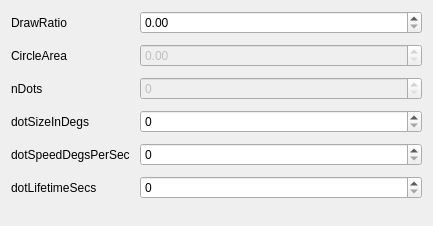
             <widget class="QWidget" name="randomDotsScrollAreaWidgetContents">
              <property name="geometry">
               <rect>
                <x>0</x>
                <y>0</y>
                <width>433</width>
                <height>226</height>
               </rect>
              </property>
              <layout class="QGridLayout" name="gridLayout_34">
               <item row="0" column="0">
                <layout class="QFormLayout" name="randomDotsFormLayout">
                 <property name="horizontalSpacing">
                  <number>10</number>
                 </property>
                 <property name="verticalSpacing">
                  <number>10</number>
                 </property>
                 <item row="0" column="0">
                  <widget class="QLabel" name="drawRatioLabel">
                   <property name="text">
                    <string>DrawRatio</string>
                   </property>
                  </widget>
                 </item>
                 <item row="0" column="1">
                  <widget class="QDoubleSpinBox" name="drawRatioDoubleSpinBox"/>
                 </item>
                 <item row="1" column="0">
                  <widget class="QLabel" name="circleAreaLabel">
                   <property name="text">
                    <string>CircleArea</string>
                   </property>
                  </widget>
                 </item>
                 <item row="1" column="1">
                  <widget class="QDoubleSpinBox" name="circleAreaDoubleSpinBox">
                   <property name="enabled">
                    <bool>false</bool>
                   </property>
                  </widget>
                 </item>
                 <item row="2" column="0">
                  <widget class="QLabel" name="nDotsLabel">
                   <property name="text">
                    <string>nDots</string>
                   </property>
                  </widget>
                 </item>
                 <item row="2" column="1">
                  <widget class="QSpinBox" name="nDotsSpinBox">
                   <property name="enabled">
                    <bool>false</bool>
                   </property>
                  </widget>
                 </item>
                 <item row="3" column="0">
                  <widget class="QLabel" name="dotSizeInDegsLabel">
                   <property name="text">
                    <string>dotSizeInDegs</string>
                   </property>
                  </widget>
                 </item>
                 <item row="3" column="1">
                  <widget class="QSpinBox" name="dotSizeInDegsSpinBox"/>
                 </item>
                 <item row="4" column="0">
                  <widget class="QLabel" name="dotSpeedDegsPerSecLabel">
                   <property name="text">
                    <string>dotSpeedDegsPerSec</string>
                   </property>
                  </widget>
                 </item>
                 <item row="4" column="1">
                  <widget class="QSpinBox" name="dotSpeedDegsPerSecSpinBox"/>
                 </item>
                 <item row="5" column="0">
                  <widget class="QLabel" name="dotLifetimeSecsLabel">
                   <property name="text">
                    <string>dotLifetimeSecs</string>
                   </property>
                  </widget>
                 </item>
                 <item row="5" column="1">
                  <widget class="QSpinBox" name="dotLifetimeSecsSpinBox"/>
                 </item>
                </layout>
               </item>
              </layout>
             </widget>
